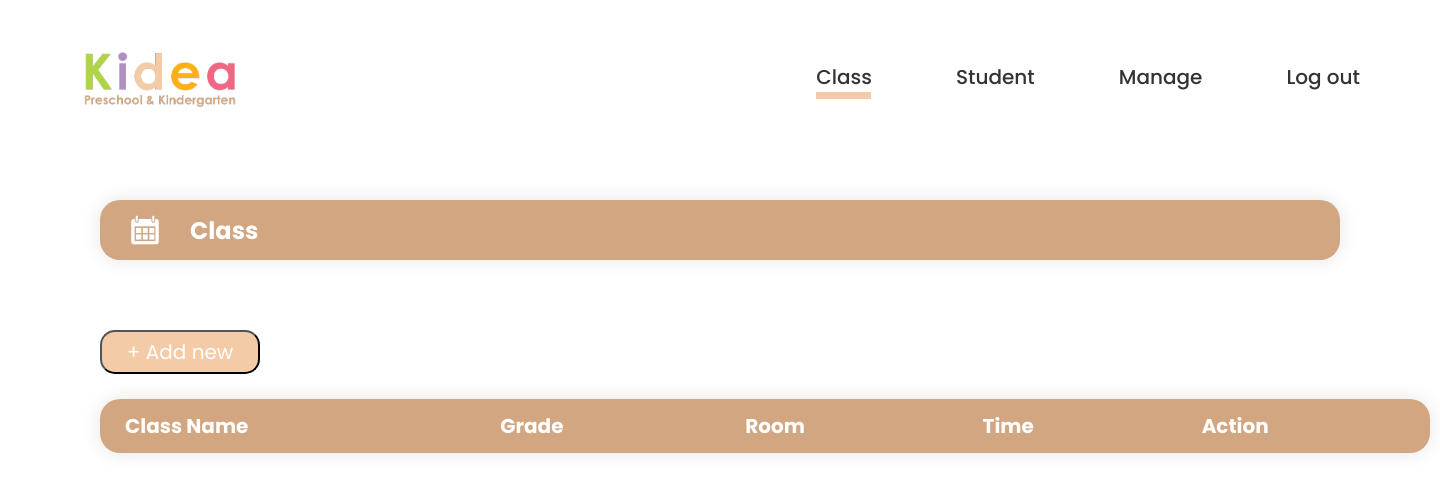
/View_class_admin.php (signed in), run on an earlier commit of the app's database.
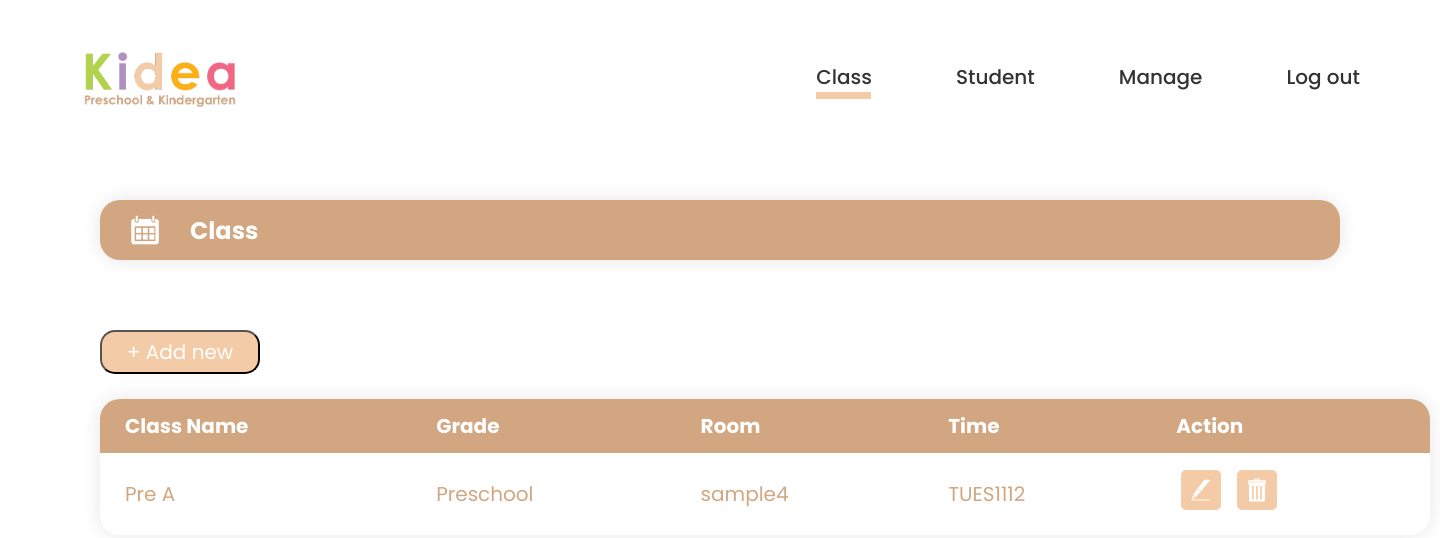
And on a later commit of the database.
### tables this page shows
CREATE TABLE IF NOT EXISTS `class_detail` (
  `detail_id` int(11) NOT NULL AUTO_INCREMENT,
  `class_name` varchar(20) NOT NULL,
  `grade` varchar(15) NOT NULL,
  `class_id` int(11) NOT NULL,
  `room_id` int(11) NOT NULL,
  `time_id` int(11) NOT NULL,
  PRIMARY KEY (`detail_id`)
);

CREATE TABLE IF NOT EXISTS `room` (
  `room_id` int(11) NOT NULL AUTO_INCREMENT,
  `room_name` varchar(30) NOT NULL,
  `capacity` int(11) NOT NULL,
  PRIMARY KEY (`room_id`)
);

CREATE TABLE IF NOT EXISTS `tbl_time` (
  `time_id` int(11) NOT NULL AUTO_INCREMENT,
  `code` varchar(10) NOT NULL,
  `day_time` varchar(10) NOT NULL,
  `start_time` time NOT NULL,
  `end_time` time NOT NULL,
  PRIMARY KEY (`time_id`)
);

### View_class_admin.php (the view, shortened to what this page needs)
<?php
include "koneksi.php";
?>
<html>
    <head>
        <link rel="stylesheet" type="text/css" href="View_class_admin.css">
    </head>
    <body>
        <header>
            <img class="logo" src="img/logotxt.png" href="Home_admin.php">
            <nav>
                <ul class="nav__links">
                    <li><a href="View_admin.php">Class</a><div class="rec"></div></li>
                    <li><a href="View_student_admin.php">Student</a></li>
                    <li><a href="View_manage_admin.php">Manage</a></li>
                    <li><a href="logout.php">Log out</a></li>
                </ul>
            </nav>
        </header>
        <div class="title">
            <img class="schedule" src="img/schedule.png">
            <h2>Class</h2>
        </div>
        <a href="Input_class.php">
            <input type="button" class="btn" value="+ Add new">
        </a>
            <div class="container">
            <table class="content-table">
                <thead>
                <tr>
                    <th>Class Name</th>
                    <th>Grade</th>
                    <th>Room</th>
                    <th>Time</th>
                    <th>Action</th>
                </tr>
                </thead>
                <?php
                    $query = mysqli_query($connect, "SELECT * FROM class_detail");
                    while ($data = mysqli_fetch_array($query)){
                        $class_id = $data['class_id'];
                ?>
                <tbody>
                    <tr>
                    <?php
                        $sql1 = mysqli_query($connect, "SELECT * FROM class_detail");
                        $data1 = mysqli_fetch_array($sql1);
                        $name = $data1['class_name'];
                        $lvl = $data1['grade'];
                    ?>
                      <td><?php echo $name; ?></td>
                      <td><?php echo $lvl; ?></td>
                    <?php
                        $sql2 = mysqli_query($connect, "SELECT * FROM class WHERE class_id = '$class_id'" );
                        $data2 = mysqli_fetch_array($sql2);
                        $room = $data2['room_id'];
                        $time = $data2['time_id'];
                    ?>
                    <?php
                        $sql3= mysqli_query($connect, "SELECT * FROM room WHERE room_id = '$room'");
                        $data3 = mysqli_fetch_array($sql3);
                    ?>
                      <td><?php echo $data3['room_name']; ?></td>
                    <?php
                        $sql4 = mysqli_query($connect, "SELECT * FROM tbl_time WHERE time_id = '$time' ");
                        $data4 = mysqli_fetch_array($sql4);
                    ?>
                      <td><?php echo $data4['code'];?></td>
                      <td><div class="action">
                          <img class="edit" src="img/edit.svg" href="#">
                          <img class="delete" src="img/delete.svg" href="#"></div></td>
                    </tr>
                <?php
                    }
                ?>
            </table>
        </div>
    </body>
</html>

What changed in the data, as far as the page shows it:
added class_detail: class_name "Pre A", grade "Preschool", room.room_name "sample4", time.code "TUES1112"
